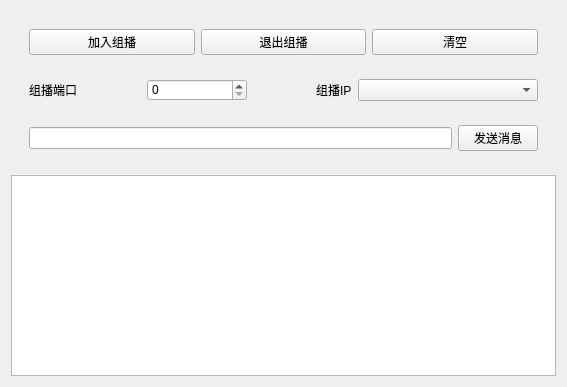
<?xml version="1.0" encoding="UTF-8"?>
<ui version="4.0">
 <class>Widget</class>
 <widget class="QWidget" name="Widget">
  <property name="geometry">
   <rect>
    <x>0</x>
    <y>0</y>
    <width>567</width>
    <height>387</height>
   </rect>
  </property>
  <property name="windowTitle">
   <string>组播</string>
  </property>
  <layout class="QVBoxLayout" name="verticalLayout_2">
   <item>
    <widget class="QWidget" name="widget_4" native="true">
     <layout class="QVBoxLayout" name="verticalLayout">
      <item>
       <widget class="QWidget" name="widget" native="true">
        <layout class="QHBoxLayout" name="horizontalLayout">
         <item>
          <widget class="QPushButton" name="btnJoin">
           <property name="text">
            <string>加入组播</string>
           </property>
          </widget>
         </item>
         <item>
          <widget class="QPushButton" name="btnExit">
           <property name="text">
            <string>退出组播</string>
           </property>
          </widget>
         </item>
         <item>
          <widget class="QPushButton" name="btnClear">
           <property name="text">
            <string>清空</string>
           </property>
          </widget>
         </item>
        </layout>
       </widget>
      </item>
      <item>
       <widget class="QWidget" name="widget_2" native="true">
        <layout class="QHBoxLayout" name="horizontalLayout_2">
         <item>
          <widget class="QLabel" name="label">
           <property name="text">
            <string>组播端口</string>
           </property>
          </widget>
         </item>
         <item>
          <spacer name="horizontalSpacer_2">
           <property name="orientation">
            <enum>Qt::Horizontal</enum>
           </property>
           <property name="sizeHint" stdset="0">
            <size>
             <width>40</width>
             <height>20</height>
            </size>
           </property>
          </spacer>
         </item>
         <item>
          <widget class="QSpinBox" name="spinBindPort">
           <property name="minimumSize">
            <size>
             <width>100</width>
             <height>22</height>
            </size>
           </property>
           <property name="maximum">
            <number>9999</number>
           </property>
          </widget>
         </item>
         <item>
          <spacer name="horizontalSpacer">
           <property name="orientation">
            <enum>Qt::Horizontal</enum>
           </property>
           <property name="sizeHint" stdset="0">
            <size>
             <width>40</width>
             <height>20</height>
            </size>
           </property>
          </spacer>
         </item>
         <item>
          <widget class="QLabel" name="label_2">
           <property name="text">
            <string>组播IP</string>
           </property>
          </widget>
         </item>
         <item>
          <widget class="QComboBox" name="comboBox">
           <property name="minimumSize">
            <size>
             <width>180</width>
             <height>0</height>
            </size>
           </property>
          </widget>
         </item>
        </layout>
       </widget>
      </item>
      <item>
       <widget class="QWidget" name="widget_3" native="true">
        <layout class="QHBoxLayout" name="horizontalLayout_3">
         <item>
          <widget class="QLineEdit" name="lineEdit"/>
         </item>
         <item>
          <widget class="QPushButton" name="btnSend">
           <property name="text">
            <string>发送消息</string>
           </property>
          </widget>
         </item>
        </layout>
       </widget>
      </item>
     </layout>
    </widget>
   </item>
   <item>
    <widget class="QPlainTextEdit" name="plainTextEdit"/>
   </item>
  </layout>
 </widget>
 <resources/>
 <connections/>
</ui>
